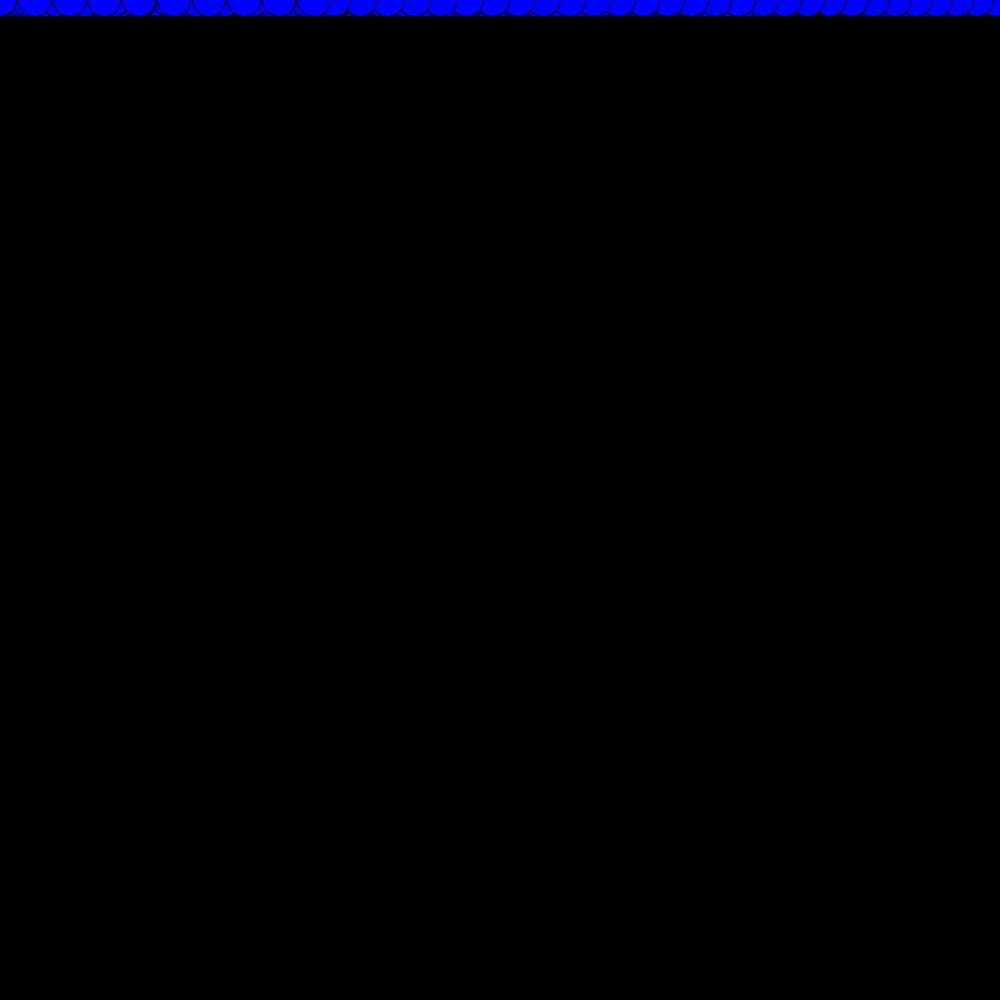
Frame 1 (no input)
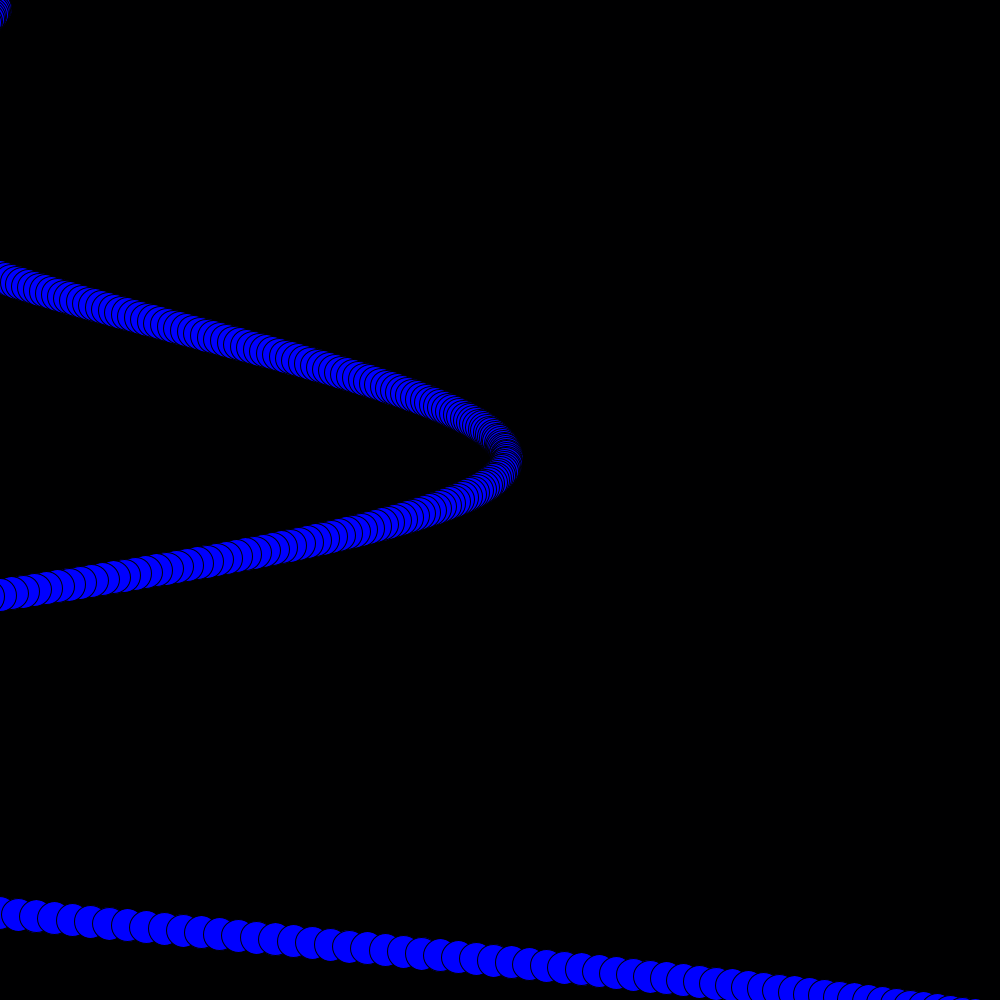
Frame 60 (the mouse pressed at the canvas centre just before this capture)
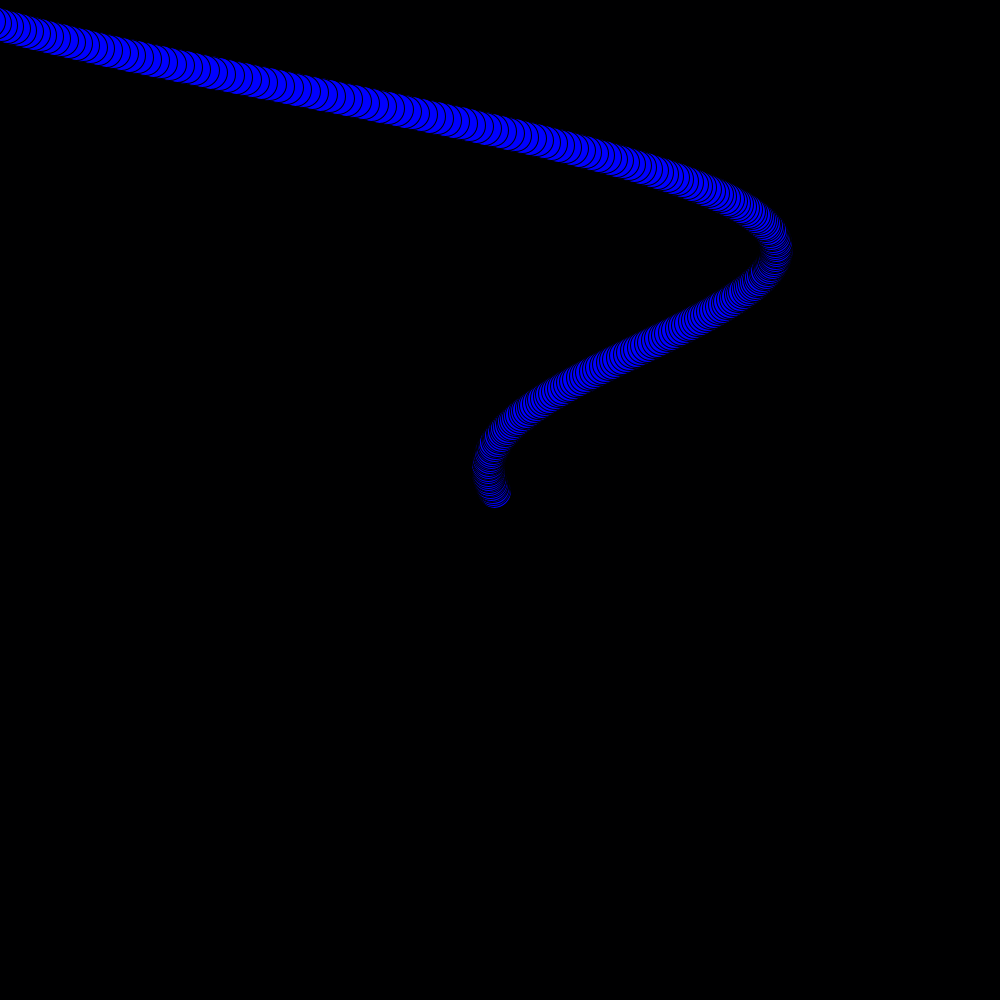
Frame 120 (the mouse held since frame 60 and released just before this capture)

The Processing sketch that drew these frames (run headless with seeded random() and noise(); from frame 60 on, the mouse is pressed at the canvas centre):

// Processing sketch: processing_95713
// ── processing_95713.pde

//Generated by Derek Gryga
//Tapeworm Berzerka
//---------------------------------
//Array
int numOFseg = 1000;
//float[] segX = new float [numOFseg];
//float[] segY = new float [numOFseg];
//Seg seg1 = new Seg();
//--------------------------------------
//Other Variables
int objNum = 1000;
float degrees = 360/objNum;
float angleOffset = 0;
float distance = 30;
//---------------------------------
void setup() {
  size(1000, 1000);
//  seg1.PosX;
//  seg1.PosY;

  println("Tapeworm Berzerka");
}
//---------------------------------
void draw() {
  background(0, 0, 1);
 // for (int i = 0; i < numOFseg; i++) {
    //seg1.Display();
  
  distance = 10;//start close to the mouse
  fill(0, 0, 255);
  for ( int i =0; i<objNum; i++) {
    float xOffset = cos( radians(degrees + i + angleOffset)) * distance;
    float yOffset = sin( radians(degrees * i + angleOffset)) * distance;
    ellipse(mouseX + xOffset, mouseY + yOffset, 33, 33);
    distance+=2;    //Each object goes further out into the spiral, or worm.  Adding a segment to the worm.
  }
  angleOffset -= -2;//Rotates the spiral, or worm. Like twirling a lasso, from the hand it rotates.

//  if (seg1.PosY >= 800) {
//    background = (240, 0, 240);
}
//  if (seg1.PosY < 800) {
//    background = (10, 1, 1);
//    class Seg {
//      //Attributes
//      segSizeX ;
//      segSizeY ;
//      segColor1;
//      PosX     ;
//      PosY     ;      
//      //Constructor Statement
//      Seg() {
//        segSizeX  = 33               ;
//        segSizeY  = 33               ;
//        segColor1 = color(0, 68, 201);
//        PosX      = mouseX           ;
//        PosY      = mouseY           ;
//      }
//      //--------------------------------------    
//      void Display() {
//        fill (segColor1);
//        ellipse(PosX, PosY, segSizeX, segSizeY);
//      }
//    }
